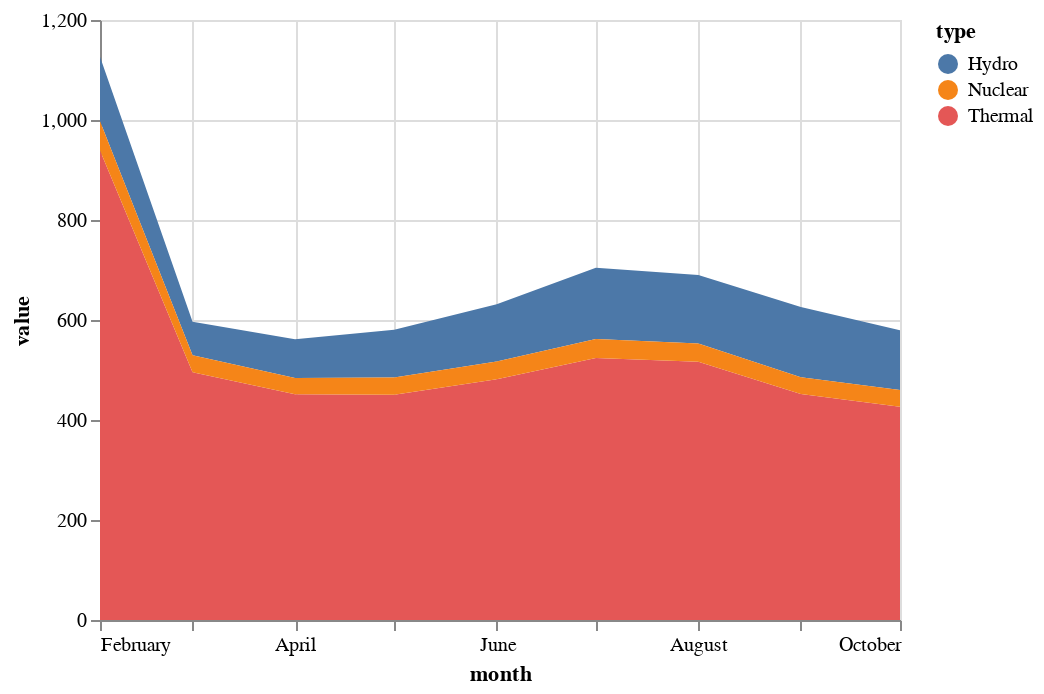

This figure's notebook cell:
### Code cell
## 2. Draw various types of source
alt.Chart(df_2_type).mark_area().encode(x="month", y=alt.Y("value:Q"), color="type:N")

### Figure 1 — Vega-Lite specification as saved in the notebook (floating-point values rounded to 4 significant figures)
{"config": {"view": {"continuousWidth": 400, "continuousHeight": 300}}, "data": {"name": "data-790f941284d8d68fadf560231d7d0fce"}, "mark": "area", "encoding": {"color": {"type": "nominal", "field": "type"}, "x": {"type": "temporal", "field": "month"}, "y": {"type": "quantitative", "field": "value"}}, "$schema": "https://vega.github.io/schema/vega-lite/v4.8.1.json", "datasets": {"data-790f941284d8d68fadf560231d7d0fce": [{"month": "1900-02-01T00:00:00", "type": "Hydro", "value": 129.2}, {"month": "1900-02-01T00:00:00", "type": "Thermal", "value": 939.0}, {"month": "1900-02-01T00:00:00", "type": "Nuclear", "value": 58.4}, {"month": "1900-03-01T00:00:00", "type": "Hydro", "value": 67.0}, {"month": "1900-03-01T00:00:00", "type": "Thermal", "value": 495.3}, {"month": "1900-03-01T00:00:00", "type": "Nuclear", "value": 34.2}, {"month": "1900-04-01T00:00:00", "type": "Hydro", "value": 77.6}, {"month": "1900-04-01T00:00:00", "type": "Thermal", "value": 451.7}, {"month": "1900-04-01T00:00:00", "type": "Nuclear", "value": 32.4}, {"month": "1900-05-01T00:00:00", "type": "Hydro", "value": 95.6}, {"month": "1900-05-01T00:00:00", "type": "Thermal", "value": 450.7}, {"month": "1900-05-01T00:00:00", "type": "Nuclear", "value": 34.3}, {"month": "1900-06-01T00:00:00", "type": "Hydro", "value": 114.2}, {"month": "1900-06-01T00:00:00", "type": "Thermal", "value": 481.3}, {"month": "1900-06-01T00:00:00", "type": "Nuclear", "value": 35.9}, {"month": "1900-07-01T00:00:00", "type": "Hydro", "value": 142.2}, {"month": "1900-07-01T00:00:00", "type": "Thermal", "value": 524.0}, {"month": "1900-07-01T00:00:00", "type": "Nuclear", "value": 38.2}, {"month": "1900-08-01T00:00:00", "type": "Hydro", "value": 137.0}, {"month": "1900-08-01T00:00:00", "type": "Thermal", "value": 516.7}, {"month": "1900-08-01T00:00:00", "type": "Nuclear", "value": 36.5}, {"month": "1900-09-01T00:00:00", "type": "Hydro", "value": 140.9}, {"month": "1900-09-01T00:00:00", "type": "Thermal", "value": 452.1}, {"month": "1900-09-01T00:00:00", "type": "Nuclear", "value": 33.2}, {"month": "1900-10-01T00:00:00", "type": "Hydro", "value": 119.4}, {"month": "1900-10-01T00:00:00", "type": "Thermal", "value": 426.4}, {"month": "1900-10-01T00:00:00", "type": "Nuclear", "value": 33.5}]}}
